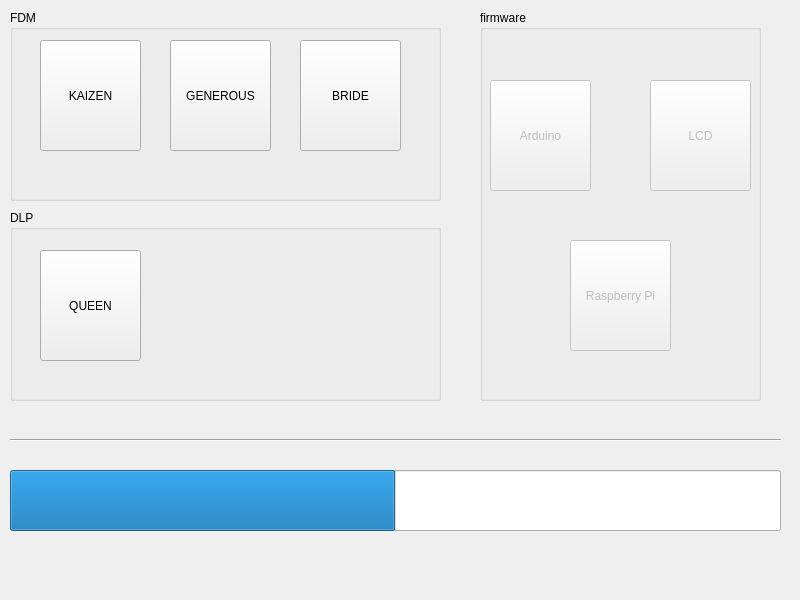
<?xml version="1.0" encoding="UTF-8"?>
<ui version="4.0">
 <class>APP</class>
 <widget class="QMainWindow" name="APP">
  <property name="windowModality">
   <enum>Qt::NonModal</enum>
  </property>
  <property name="enabled">
   <bool>true</bool>
  </property>
  <property name="geometry">
   <rect>
    <x>0</x>
    <y>0</y>
    <width>800</width>
    <height>600</height>
   </rect>
  </property>
  <property name="contextMenuPolicy">
   <enum>Qt::NoContextMenu</enum>
  </property>
  <property name="windowTitle">
   <string>APP</string>
  </property>
  <widget class="QWidget" name="centralwidget">
   <property name="enabled">
    <bool>true</bool>
   </property>
   <property name="autoFillBackground">
    <bool>false</bool>
   </property>
   <widget class="QGroupBox" name="fdm_groupBox">
    <property name="geometry">
     <rect>
      <x>10</x>
      <y>10</y>
      <width>431</width>
      <height>191</height>
     </rect>
    </property>
    <property name="title">
     <string>FDM</string>
    </property>
    <widget class="QPushButton" name="kaizen_pb">
     <property name="geometry">
      <rect>
       <x>30</x>
       <y>30</y>
       <width>101</width>
       <height>111</height>
      </rect>
     </property>
     <property name="text">
      <string>KAIZEN</string>
     </property>
     <property name="checkable">
      <bool>true</bool>
     </property>
    </widget>
    <widget class="QPushButton" name="generous_pb">
     <property name="geometry">
      <rect>
       <x>160</x>
       <y>30</y>
       <width>101</width>
       <height>111</height>
      </rect>
     </property>
     <property name="text">
      <string>GENEROUS</string>
     </property>
     <property name="checkable">
      <bool>true</bool>
     </property>
    </widget>
    <widget class="QPushButton" name="bride_pb">
     <property name="geometry">
      <rect>
       <x>290</x>
       <y>30</y>
       <width>101</width>
       <height>111</height>
      </rect>
     </property>
     <property name="text">
      <string>BRIDE</string>
     </property>
     <property name="checkable">
      <bool>true</bool>
     </property>
    </widget>
   </widget>
   <widget class="QGroupBox" name="dlp_groupBox">
    <property name="geometry">
     <rect>
      <x>10</x>
      <y>210</y>
      <width>431</width>
      <height>191</height>
     </rect>
    </property>
    <property name="title">
     <string>DLP</string>
    </property>
    <widget class="QPushButton" name="queen_pb">
     <property name="geometry">
      <rect>
       <x>30</x>
       <y>40</y>
       <width>101</width>
       <height>111</height>
      </rect>
     </property>
     <property name="text">
      <string>QUEEN</string>
     </property>
     <property name="checkable">
      <bool>true</bool>
     </property>
    </widget>
   </widget>
   <widget class="QProgressBar" name="progressBar">
    <property name="geometry">
     <rect>
      <x>10</x>
      <y>470</y>
      <width>771</width>
      <height>61</height>
     </rect>
    </property>
    <property name="toolTip">
     <string>&lt;html&gt;&lt;head/&gt;&lt;body&gt;&lt;p&gt;&lt;br/&gt;&lt;/p&gt;&lt;/body&gt;&lt;/html&gt;</string>
    </property>
    <property name="value">
     <number>50</number>
    </property>
    <property name="textVisible">
     <bool>false</bool>
    </property>
    <property name="orientation">
     <enum>Qt::Horizontal</enum>
    </property>
    <property name="invertedAppearance">
     <bool>false</bool>
    </property>
    <property name="textDirection">
     <enum>QProgressBar::TopToBottom</enum>
    </property>
   </widget>
   <widget class="Line" name="line">
    <property name="geometry">
     <rect>
      <x>10</x>
      <y>430</y>
      <width>771</width>
      <height>21</height>
     </rect>
    </property>
    <property name="orientation">
     <enum>Qt::Horizontal</enum>
    </property>
   </widget>
   <widget class="QGroupBox" name="groupBox">
    <property name="geometry">
     <rect>
      <x>480</x>
      <y>10</y>
      <width>281</width>
      <height>391</height>
     </rect>
    </property>
    <property name="title">
     <string>firmware</string>
    </property>
    <widget class="QPushButton" name="raspberrypi_pb">
     <property name="enabled">
      <bool>false</bool>
     </property>
     <property name="geometry">
      <rect>
       <x>90</x>
       <y>230</y>
       <width>101</width>
       <height>111</height>
      </rect>
     </property>
     <property name="text">
      <string>Raspberry Pi</string>
     </property>
    </widget>
    <widget class="QPushButton" name="arduino_pb">
     <property name="enabled">
      <bool>false</bool>
     </property>
     <property name="geometry">
      <rect>
       <x>10</x>
       <y>70</y>
       <width>101</width>
       <height>111</height>
      </rect>
     </property>
     <property name="text">
      <string>Arduino</string>
     </property>
    </widget>
    <widget class="QPushButton" name="lcd_pb">
     <property name="enabled">
      <bool>false</bool>
     </property>
     <property name="geometry">
      <rect>
       <x>170</x>
       <y>70</y>
       <width>101</width>
       <height>111</height>
      </rect>
     </property>
     <property name="text">
      <string>LCD</string>
     </property>
    </widget>
   </widget>
  </widget>
 </widget>
 <resources/>
 <connections/>
</ui>
